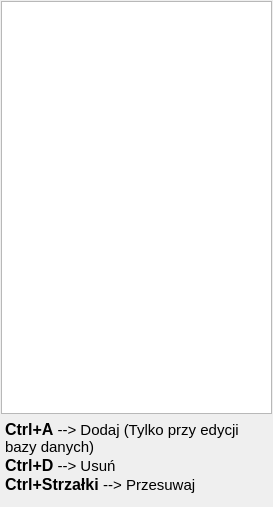
<?xml version="1.0" encoding="UTF-8"?>
<ui version="4.0">
 <class>DatabaseItemsListView</class>
 <widget class="QWidget" name="DatabaseItemsListView">
  <property name="geometry">
   <rect>
    <x>0</x>
    <y>0</y>
    <width>273</width>
    <height>507</height>
   </rect>
  </property>
  <property name="sizePolicy">
   <sizepolicy hsizetype="Maximum" vsizetype="Expanding">
    <horstretch>0</horstretch>
    <verstretch>0</verstretch>
   </sizepolicy>
  </property>
  <property name="windowTitle">
   <string>Form</string>
  </property>
  <layout class="QVBoxLayout" name="verticalLayout" stretch="0,0">
   <property name="spacing">
    <number>2</number>
   </property>
   <property name="leftMargin">
    <number>1</number>
   </property>
   <property name="topMargin">
    <number>1</number>
   </property>
   <property name="rightMargin">
    <number>1</number>
   </property>
   <property name="bottomMargin">
    <number>1</number>
   </property>
   <item>
    <widget class="QListView" name="listView">
     <property name="sizePolicy">
      <sizepolicy hsizetype="Expanding" vsizetype="Expanding">
       <horstretch>0</horstretch>
       <verstretch>0</verstretch>
      </sizepolicy>
     </property>
     <property name="styleSheet">
      <string notr="true">QListView::item
{
    background-color: rgb(255,255,255); 
}
QListView::item:selected
{
    background-color: rgb(155,155,255);
}</string>
     </property>
    </widget>
   </item>
   <item>
    <widget class="QTextEdit" name="textEdit_shortcuts">
     <property name="sizePolicy">
      <sizepolicy hsizetype="Expanding" vsizetype="Maximum">
       <horstretch>0</horstretch>
       <verstretch>0</verstretch>
      </sizepolicy>
     </property>
     <property name="maximumSize">
      <size>
       <width>16777215</width>
       <height>90</height>
      </size>
     </property>
     <property name="font">
      <font>
       <pointsize>10</pointsize>
      </font>
     </property>
     <property name="styleSheet">
      <string notr="true">background: transparent; border: none; color: black;</string>
     </property>
     <property name="documentTitle">
      <string/>
     </property>
     <property name="html">
      <string>&lt;!DOCTYPE HTML PUBLIC &quot;-//W3C//DTD HTML 4.0//EN&quot; &quot;http://www.w3.org/TR/REC-html40/strict.dtd&quot;&gt;
&lt;html&gt;&lt;head&gt;&lt;meta name=&quot;qrichtext&quot; content=&quot;1&quot; /&gt;&lt;meta charset=&quot;utf-8&quot; /&gt;&lt;style type=&quot;text/css&quot;&gt;
p, li { white-space: pre-wrap; }
hr { height: 1px; border-width: 0; }
li.unchecked::marker { content: &quot;\2610&quot;; }
li.checked::marker { content: &quot;\2612&quot;; }
&lt;/style&gt;&lt;/head&gt;&lt;body style=&quot; font-family:'Ubuntu'; font-size:10pt; font-weight:400; font-style:normal;&quot;&gt;
&lt;p style=&quot; margin-top:0px; margin-bottom:0px; margin-left:0px; margin-right:0px; -qt-block-indent:0; text-indent:0px;&quot;&gt;&lt;span style=&quot; font-size:12pt; font-weight:700;&quot;&gt;Ctrl+A&lt;/span&gt;&lt;span style=&quot; font-size:11pt;&quot;&gt; --&amp;gt; Dodaj (Tylko przy edycji bazy danych)&lt;/span&gt;&lt;/p&gt;
&lt;p style=&quot; margin-top:0px; margin-bottom:0px; margin-left:0px; margin-right:0px; -qt-block-indent:0; text-indent:0px;&quot;&gt;&lt;span style=&quot; font-size:12pt; font-weight:700;&quot;&gt;Ctrl+D&lt;/span&gt;&lt;span style=&quot; font-size:11pt;&quot;&gt; --&amp;gt; Usuń&lt;/span&gt;&lt;/p&gt;
&lt;p style=&quot; margin-top:0px; margin-bottom:0px; margin-left:0px; margin-right:0px; -qt-block-indent:0; text-indent:0px;&quot;&gt;&lt;span style=&quot; font-size:12pt; font-weight:700;&quot;&gt;Ctrl+Strzałki&lt;/span&gt;&lt;span style=&quot; font-size:12pt;&quot;&gt; &lt;/span&gt;&lt;span style=&quot; font-size:11pt;&quot;&gt;--&amp;gt; Przesuwaj&lt;/span&gt;&lt;/p&gt;&lt;/body&gt;&lt;/html&gt;</string>
     </property>
     <property name="textInteractionFlags">
      <set>Qt::NoTextInteraction</set>
     </property>
    </widget>
   </item>
  </layout>
 </widget>
 <resources/>
 <connections/>
</ui>
